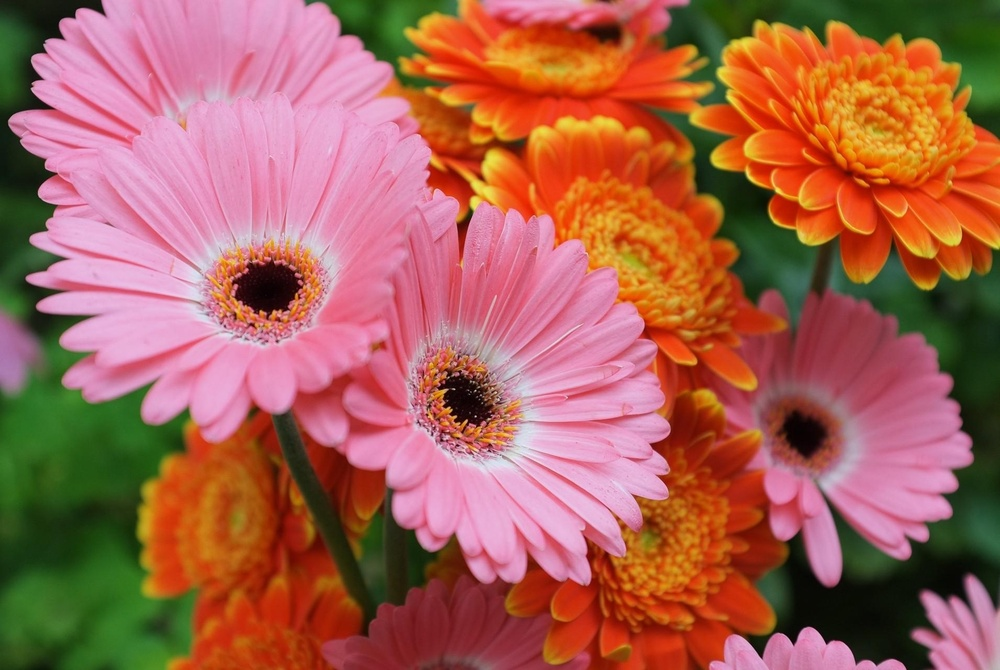
#> input picture lecture_05/flowers.jpg, 1000 x 670 px, shrunk from 1910 x 1280 before the run
$ jupyter execute Pillow.ipynb
#> lines starting #> are read from the running program, lines starting #| are printed output that depends on the picture
[cell 1]
from PIL import Image, ImageFilter, ImageDraw


im = Image.open('flowers.jpg')
#> im is the input picture: PIL image 1000x670 RGB; mean R, G, B 166.5, 98.1, 83.2
(width, height) = im.size
#> width = 1000; height = 670
pixels = im.load()

invert_im = Image.new(im.mode, im.size)
#> invert_im: PIL image 1000x670 RGB; every value is 0
drawer = ImageDraw.Draw(invert_im)

for x in range(0, width):
    for y in range(0, height):
        (r, g, b) = pixels[x, y]
        drawer.point((x, y), (255-r, 255-g, 255-b))


blur_im = invert_im.filter(ImageFilter.BoxBlur(10))
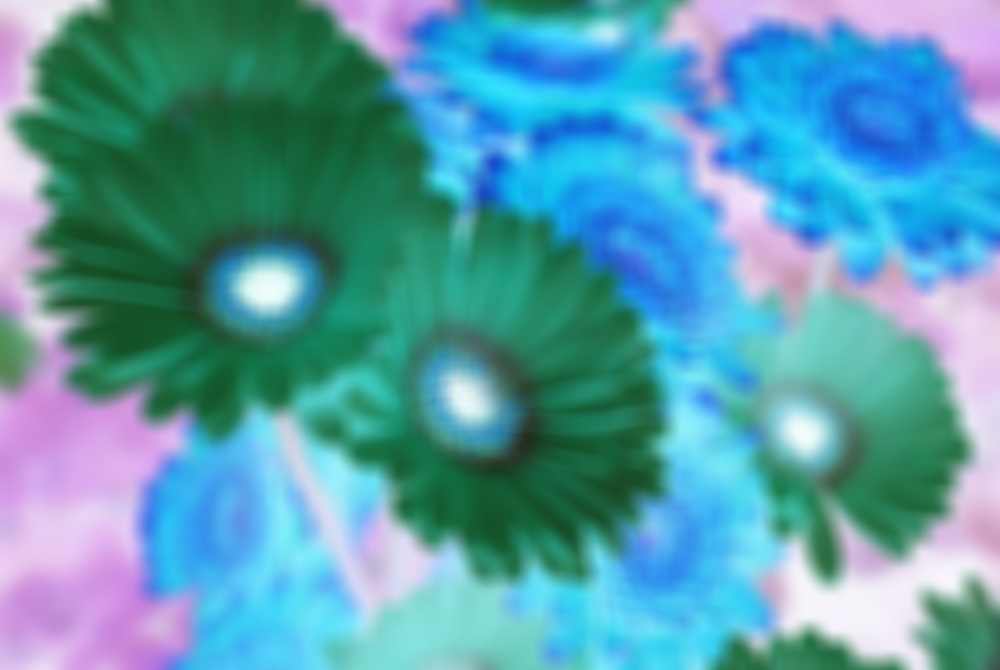
#> blur_im: PIL image 1000x670 RGB; mean R, G, B 88.5, 156.9, 171.8

blur_im.show()

blur_im.save('flowers_blur_invert.jpg')
